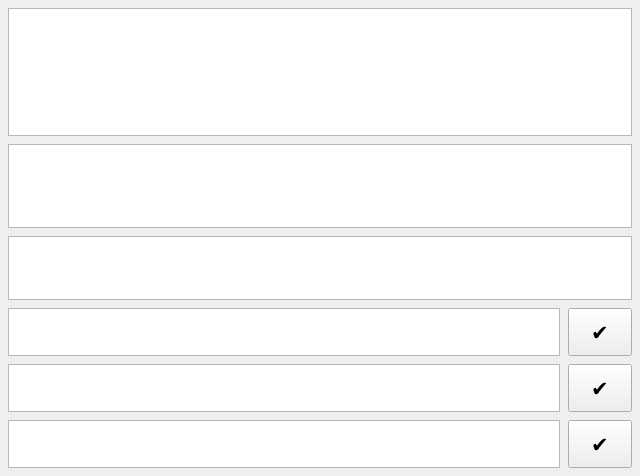
<?xml version="1.0" encoding="UTF-8"?>
<ui version="4.0">
 <class>GameWindow</class>
 <widget class="QMainWindow" name="GameWindow">
  <property name="geometry">
   <rect>
    <x>0</x>
    <y>0</y>
    <width>640</width>
    <height>476</height>
   </rect>
  </property>
  <property name="sizePolicy">
   <sizepolicy hsizetype="Fixed" vsizetype="Fixed">
    <horstretch>0</horstretch>
    <verstretch>0</verstretch>
   </sizepolicy>
  </property>
  <property name="windowTitle">
   <string>Planet Nisha</string>
  </property>
  <widget class="QWidget" name="central_widget">
   <property name="sizePolicy">
    <sizepolicy hsizetype="Fixed" vsizetype="Fixed">
     <horstretch>0</horstretch>
     <verstretch>0</verstretch>
    </sizepolicy>
   </property>
   <widget class="QTextBrowser" name="story_text_browser">
    <property name="geometry">
     <rect>
      <x>8</x>
      <y>8</y>
      <width>624</width>
      <height>128</height>
     </rect>
    </property>
    <property name="sizePolicy">
     <sizepolicy hsizetype="Fixed" vsizetype="Fixed">
      <horstretch>0</horstretch>
      <verstretch>0</verstretch>
     </sizepolicy>
    </property>
    <property name="html">
     <string>&lt;!DOCTYPE HTML PUBLIC &quot;-//W3C//DTD HTML 4.0//EN&quot; &quot;http://www.w3.org/TR/REC-html40/strict.dtd&quot;&gt;
&lt;html&gt;&lt;head&gt;&lt;meta name=&quot;qrichtext&quot; content=&quot;1&quot; /&gt;&lt;meta charset=&quot;utf-8&quot; /&gt;&lt;style type=&quot;text/css&quot;&gt;
p, li { white-space: pre-wrap; }
&lt;/style&gt;&lt;/head&gt;&lt;body style=&quot; font-family:'Sans Serif'; font-size:9pt; font-weight:400; font-style:normal;&quot;&gt;
&lt;p style=&quot;-qt-paragraph-type:empty; margin-top:0px; margin-bottom:0px; margin-left:0px; margin-right:0px; -qt-block-indent:0; text-indent:0px;&quot;&gt;&lt;br /&gt;&lt;/p&gt;&lt;/body&gt;&lt;/html&gt;</string>
    </property>
   </widget>
   <widget class="QTextBrowser" name="event_text_browser">
    <property name="geometry">
     <rect>
      <x>8</x>
      <y>144</y>
      <width>624</width>
      <height>84</height>
     </rect>
    </property>
    <property name="sizePolicy">
     <sizepolicy hsizetype="Fixed" vsizetype="Fixed">
      <horstretch>0</horstretch>
      <verstretch>0</verstretch>
     </sizepolicy>
    </property>
    <property name="frameShape">
     <enum>QFrame::StyledPanel</enum>
    </property>
    <property name="frameShadow">
     <enum>QFrame::Sunken</enum>
    </property>
    <property name="html">
     <string>&lt;!DOCTYPE HTML PUBLIC &quot;-//W3C//DTD HTML 4.0//EN&quot; &quot;http://www.w3.org/TR/REC-html40/strict.dtd&quot;&gt;
&lt;html&gt;&lt;head&gt;&lt;meta name=&quot;qrichtext&quot; content=&quot;1&quot; /&gt;&lt;meta charset=&quot;utf-8&quot; /&gt;&lt;style type=&quot;text/css&quot;&gt;
p, li { white-space: pre-wrap; }
&lt;/style&gt;&lt;/head&gt;&lt;body style=&quot; font-family:'Sans Serif'; font-size:9pt; font-weight:400; font-style:normal;&quot;&gt;
&lt;p style=&quot;-qt-paragraph-type:empty; margin-top:0px; margin-bottom:0px; margin-left:0px; margin-right:0px; -qt-block-indent:0; text-indent:0px;&quot;&gt;&lt;br /&gt;&lt;/p&gt;&lt;/body&gt;&lt;/html&gt;</string>
    </property>
   </widget>
   <widget class="QTextBrowser" name="prompt_text_browser">
    <property name="geometry">
     <rect>
      <x>8</x>
      <y>236</y>
      <width>624</width>
      <height>64</height>
     </rect>
    </property>
    <property name="sizePolicy">
     <sizepolicy hsizetype="Fixed" vsizetype="Fixed">
      <horstretch>0</horstretch>
      <verstretch>0</verstretch>
     </sizepolicy>
    </property>
    <property name="html">
     <string>&lt;!DOCTYPE HTML PUBLIC &quot;-//W3C//DTD HTML 4.0//EN&quot; &quot;http://www.w3.org/TR/REC-html40/strict.dtd&quot;&gt;
&lt;html&gt;&lt;head&gt;&lt;meta name=&quot;qrichtext&quot; content=&quot;1&quot; /&gt;&lt;meta charset=&quot;utf-8&quot; /&gt;&lt;style type=&quot;text/css&quot;&gt;
p, li { white-space: pre-wrap; }
&lt;/style&gt;&lt;/head&gt;&lt;body style=&quot; font-family:'Sans Serif'; font-size:9pt; font-weight:400; font-style:normal;&quot;&gt;
&lt;p style=&quot;-qt-paragraph-type:empty; margin-top:0px; margin-bottom:0px; margin-left:0px; margin-right:0px; -qt-block-indent:0; text-indent:0px;&quot;&gt;&lt;br /&gt;&lt;/p&gt;&lt;/body&gt;&lt;/html&gt;</string>
    </property>
   </widget>
   <widget class="QPushButton" name="first_choice_button">
    <property name="geometry">
     <rect>
      <x>568</x>
      <y>308</y>
      <width>64</width>
      <height>48</height>
     </rect>
    </property>
    <property name="sizePolicy">
     <sizepolicy hsizetype="Fixed" vsizetype="Fixed">
      <horstretch>0</horstretch>
      <verstretch>0</verstretch>
     </sizepolicy>
    </property>
    <property name="font">
     <font>
      <pointsize>16</pointsize>
     </font>
    </property>
    <property name="text">
     <string>✔</string>
    </property>
   </widget>
   <widget class="QPushButton" name="second_choice_button">
    <property name="geometry">
     <rect>
      <x>568</x>
      <y>364</y>
      <width>64</width>
      <height>48</height>
     </rect>
    </property>
    <property name="sizePolicy">
     <sizepolicy hsizetype="Fixed" vsizetype="Fixed">
      <horstretch>0</horstretch>
      <verstretch>0</verstretch>
     </sizepolicy>
    </property>
    <property name="font">
     <font>
      <pointsize>16</pointsize>
     </font>
    </property>
    <property name="text">
     <string>✔</string>
    </property>
   </widget>
   <widget class="QPushButton" name="third_choice_button">
    <property name="geometry">
     <rect>
      <x>568</x>
      <y>420</y>
      <width>64</width>
      <height>48</height>
     </rect>
    </property>
    <property name="sizePolicy">
     <sizepolicy hsizetype="Fixed" vsizetype="Fixed">
      <horstretch>0</horstretch>
      <verstretch>0</verstretch>
     </sizepolicy>
    </property>
    <property name="font">
     <font>
      <pointsize>16</pointsize>
     </font>
    </property>
    <property name="text">
     <string>✔</string>
    </property>
   </widget>
   <widget class="QTextBrowser" name="first_option_text_browser">
    <property name="geometry">
     <rect>
      <x>8</x>
      <y>308</y>
      <width>552</width>
      <height>48</height>
     </rect>
    </property>
    <property name="sizePolicy">
     <sizepolicy hsizetype="Fixed" vsizetype="Fixed">
      <horstretch>0</horstretch>
      <verstretch>0</verstretch>
     </sizepolicy>
    </property>
    <property name="html">
     <string>&lt;!DOCTYPE HTML PUBLIC &quot;-//W3C//DTD HTML 4.0//EN&quot; &quot;http://www.w3.org/TR/REC-html40/strict.dtd&quot;&gt;
&lt;html&gt;&lt;head&gt;&lt;meta name=&quot;qrichtext&quot; content=&quot;1&quot; /&gt;&lt;meta charset=&quot;utf-8&quot; /&gt;&lt;style type=&quot;text/css&quot;&gt;
p, li { white-space: pre-wrap; }
&lt;/style&gt;&lt;/head&gt;&lt;body style=&quot; font-family:'Sans Serif'; font-size:9pt; font-weight:400; font-style:normal;&quot;&gt;
&lt;p style=&quot;-qt-paragraph-type:empty; margin-top:0px; margin-bottom:0px; margin-left:0px; margin-right:0px; -qt-block-indent:0; text-indent:0px;&quot;&gt;&lt;br /&gt;&lt;/p&gt;&lt;/body&gt;&lt;/html&gt;</string>
    </property>
   </widget>
   <widget class="QTextBrowser" name="second_option_text_browser">
    <property name="geometry">
     <rect>
      <x>8</x>
      <y>364</y>
      <width>552</width>
      <height>48</height>
     </rect>
    </property>
    <property name="sizePolicy">
     <sizepolicy hsizetype="Fixed" vsizetype="Fixed">
      <horstretch>0</horstretch>
      <verstretch>0</verstretch>
     </sizepolicy>
    </property>
    <property name="html">
     <string>&lt;!DOCTYPE HTML PUBLIC &quot;-//W3C//DTD HTML 4.0//EN&quot; &quot;http://www.w3.org/TR/REC-html40/strict.dtd&quot;&gt;
&lt;html&gt;&lt;head&gt;&lt;meta name=&quot;qrichtext&quot; content=&quot;1&quot; /&gt;&lt;meta charset=&quot;utf-8&quot; /&gt;&lt;style type=&quot;text/css&quot;&gt;
p, li { white-space: pre-wrap; }
&lt;/style&gt;&lt;/head&gt;&lt;body style=&quot; font-family:'Sans Serif'; font-size:9pt; font-weight:400; font-style:normal;&quot;&gt;
&lt;p style=&quot;-qt-paragraph-type:empty; margin-top:0px; margin-bottom:0px; margin-left:0px; margin-right:0px; -qt-block-indent:0; text-indent:0px;&quot;&gt;&lt;br /&gt;&lt;/p&gt;&lt;/body&gt;&lt;/html&gt;</string>
    </property>
   </widget>
   <widget class="QTextBrowser" name="third_option_text_browser">
    <property name="geometry">
     <rect>
      <x>8</x>
      <y>420</y>
      <width>552</width>
      <height>48</height>
     </rect>
    </property>
    <property name="sizePolicy">
     <sizepolicy hsizetype="Fixed" vsizetype="Fixed">
      <horstretch>0</horstretch>
      <verstretch>0</verstretch>
     </sizepolicy>
    </property>
    <property name="html">
     <string>&lt;!DOCTYPE HTML PUBLIC &quot;-//W3C//DTD HTML 4.0//EN&quot; &quot;http://www.w3.org/TR/REC-html40/strict.dtd&quot;&gt;
&lt;html&gt;&lt;head&gt;&lt;meta name=&quot;qrichtext&quot; content=&quot;1&quot; /&gt;&lt;meta charset=&quot;utf-8&quot; /&gt;&lt;style type=&quot;text/css&quot;&gt;
p, li { white-space: pre-wrap; }
&lt;/style&gt;&lt;/head&gt;&lt;body style=&quot; font-family:'Sans Serif'; font-size:9pt; font-weight:400; font-style:normal;&quot;&gt;
&lt;p style=&quot;-qt-paragraph-type:empty; margin-top:0px; margin-bottom:0px; margin-left:0px; margin-right:0px; -qt-block-indent:0; text-indent:0px;&quot;&gt;&lt;br /&gt;&lt;/p&gt;&lt;/body&gt;&lt;/html&gt;</string>
    </property>
   </widget>
  </widget>
 </widget>
 <resources/>
 <connections>
  <connection>
   <sender>third_choice_button</sender>
   <signal>clicked()</signal>
   <receiver>GameWindow</receiver>
   <slot>select_third_choice()</slot>
   <hints>
    <hint type="sourcelabel">
     <x>319</x>
     <y>443</y>
    </hint>
    <hint type="destinationlabel">
     <x>319</x>
     <y>237</y>
    </hint>
   </hints>
  </connection>
  <connection>
   <sender>second_choice_button</sender>
   <signal>clicked()</signal>
   <receiver>GameWindow</receiver>
   <slot>select_second_choice()</slot>
   <hints>
    <hint type="sourcelabel">
     <x>319</x>
     <y>387</y>
    </hint>
    <hint type="destinationlabel">
     <x>319</x>
     <y>237</y>
    </hint>
   </hints>
  </connection>
  <connection>
   <sender>first_choice_button</sender>
   <signal>clicked()</signal>
   <receiver>GameWindow</receiver>
   <slot>select_first_choice()</slot>
   <hints>
    <hint type="sourcelabel">
     <x>319</x>
     <y>331</y>
    </hint>
    <hint type="destinationlabel">
     <x>319</x>
     <y>237</y>
    </hint>
   </hints>
  </connection>
 </connections>
 <slots>
  <slot>select_first_choice()</slot>
  <slot>select_second_choice()</slot>
  <slot>select_third_choice()</slot>
 </slots>
</ui>
